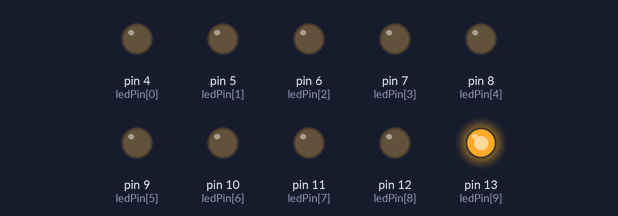
Simulated run of this sketch. Board: Arduino Uno, built with avr-gcc and run on an emulated ATmega328P. On the bench: output pins drawn as LEDs (lit = HIGH).

Above: at 0.2 s.
At 2.6 s:
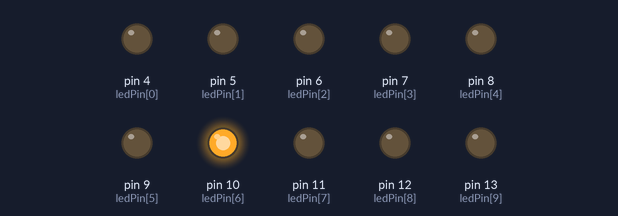
At 5.0 s:
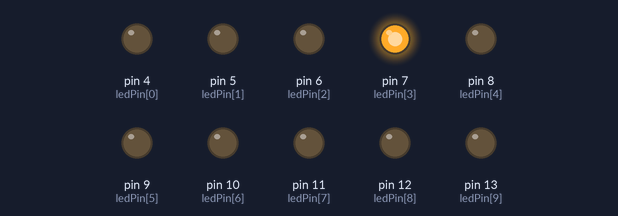
At 9.8 s:
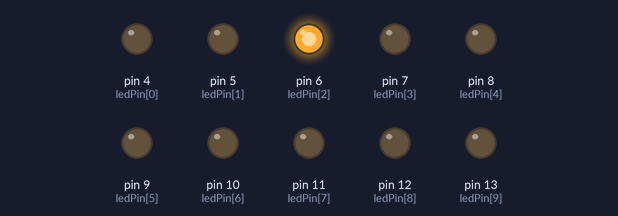
At 14.6 s:
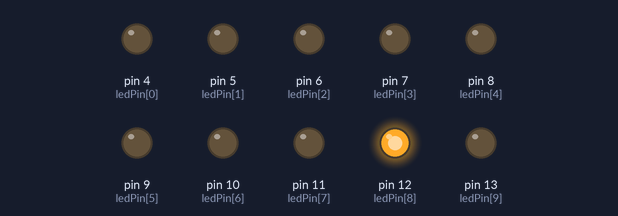
At 20.2 s:
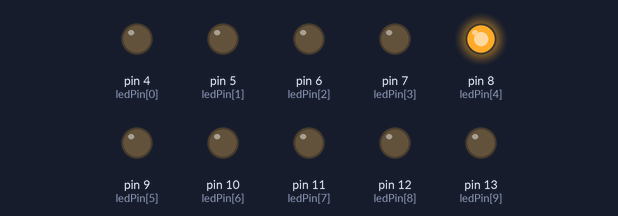
Timing chart, 0 to 20.8 s (numbered marks = the images above):
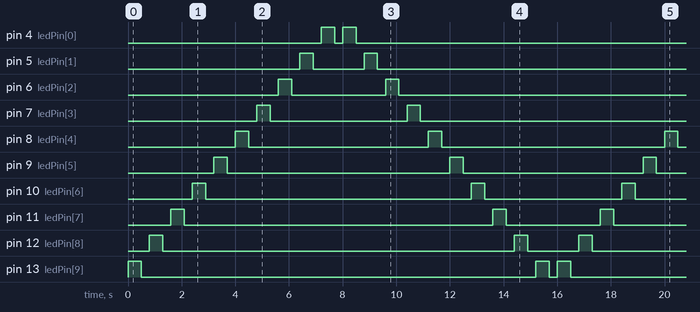

Measured:
- by itself, pin 4 (ledPin[0]): repeats every 16.0 s: LOW 0.30 s, HIGH 0.50 s, LOW 14.7 s, HIGH 0.50 s
- by itself, pin 5 (ledPin[1]): repeats every 16.0 s: LOW 1.9 s, HIGH 0.50 s, LOW 13.1 s, HIGH 0.50 s
- by itself, pin 6 (ledPin[2]): repeats every 16.0 s: LOW 3.5 s, HIGH 0.50 s, LOW 11.5 s, HIGH 0.50 s
- by itself, pin 7 (ledPin[3]): repeats every 16.0 s: LOW 5.1 s, HIGH 0.50 s, LOW 9.9 s, HIGH 0.50 s
- by itself, pin 8 (ledPin[4]): repeats every 16.0 s: LOW 6.7 s, HIGH 0.50 s, LOW 8.3 s, HIGH 0.50 s
- by itself, pin 9 (ledPin[5]): repeats every 16.0 s: LOW 8.3 s, HIGH 0.50 s, LOW 6.7 s, HIGH 0.50 s
- by itself, pin 10 (ledPin[6]): repeats every 16.0 s: LOW 9.9 s, HIGH 0.50 s, LOW 5.1 s, HIGH 0.50 s
- by itself, pin 11 (ledPin[7]): repeats every 16.0 s: LOW 11.5 s, HIGH 0.50 s, LOW 3.5 s, HIGH 0.50 s

The sketch:

lab_4_a.ino
```cpp
// simulation available at https://www.tinkercad.com/things/jVLd3DLSacx?sharecode=4lDvhdNXSKB-Sl7jB5semV_fESwPPVzvtD-6WYzYLPA

// C++ code
// LED chase effect using an array of LEDs

byte ledPin[] = {4, 5, 6, 7, 8, 9, 10, 11, 12, 13};
void setup()
{
  for(int i=0; i<10; i++){
    pinMode(ledPin[i], OUTPUT);
  }
}

void loop()
{
  // left to right
  for(int i=9; i>=0; i--){
    // blink the selected led
    digitalWrite(ledPin[i], HIGH);
    delay(500);
    digitalWrite(ledPin[i], LOW);
    delay(300);
  }

  // right to left
  for(int i=0; i<10; i++){
    // blink the selected led
    digitalWrite(ledPin[i], HIGH);
    delay(500);
    digitalWrite(ledPin[i], LOW);
    delay(300);
  }
}
```
